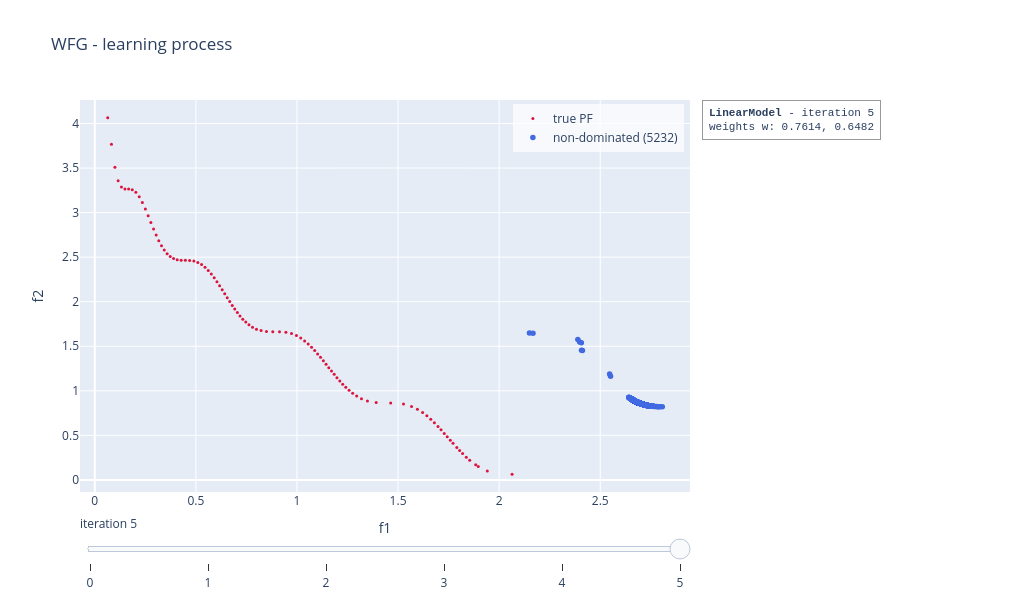

Source (notebook cell):
### Code cell
linear_model.visualise("learning", show = False)

### Figure 1 — Plotly figure (JSON) as saved in the notebook; plotly's stock layout.template omitted (floating-point values rounded to 4 significant figures; data arrays with more than 128 entries replaced by an {"elided": "..."} marker saying what was removed)
{"data": [{"marker": {"color": "crimson", "size": 3}, "mode": "markers", "name": "true PF", "type": "scatter", "x": [0.06395, 0.08254, 0.09947, 0.1155, 0.1317, 0.1491, 0.1673, 0.1854, 0.203, 0.2197, 0.2353, 0.25, 0.264, 0.2775, 0.2906, 0.3035, 0.3166, 0.3298, 0.3435, 0.3578, 0.3731, 0.3897, 0.4076, 0.4272, 0.448, 0.4692, 0.4899, 0.5096, 0.5281, 0.5452, 0.5612, 0.5763, 0.5905, 0.6042, 0.6174, 0.6301, 0.6426, 0.6551, 0.6674, 0.6797, 0.6922, 0.7051, 0.7183, 0.7321, 0.7468, 0.7626, 0.78, 0.7997, 0.8224, 0.8491, 0.8803, 0.9136, 0.9452, 0.973, 0.9974, 1.019, 1.038, 1.056, 1.072, 1.088, 1.102, 1.117, 1.13, 1.144, 1.157, 1.171, 1.184, 1.198, 1.212, 1.226, 1.241, 1.258, 1.275, 1.295, 1.319, 1.349, 1.392, 1.463, 1.527, 1.567, 1.596, 1.622, 1.642, 1.662, 1.68, 1.698, 1.713, 1.729, 1.743, 1.759, 1.772, 1.791, 1.804, 1.819, 1.838, 1.854, 1.884, 1.897, 1.942, 2.064], "y": [4.064, 3.767, 3.508, 3.359, 3.288, 3.266, 3.264, 3.256, 3.228, 3.179, 3.115, 3.042, 2.965, 2.889, 2.816, 2.748, 2.685, 2.628, 2.58, 2.539, 2.507, 2.484, 2.47, 2.465, 2.464, 2.463, 2.456, 2.441, 2.418, 2.387, 2.351, 2.312, 2.269, 2.225, 2.18, 2.135, 2.09, 2.045, 2.001, 1.959, 1.917, 1.878, 1.84, 1.804, 1.771, 1.741, 1.714, 1.692, 1.676, 1.666, 1.664, 1.663, 1.657, 1.642, 1.62, 1.592, 1.56, 1.525, 1.489, 1.452, 1.414, 1.375, 1.337, 1.298, 1.26, 1.222, 1.184, 1.147, 1.11, 1.075, 1.04, 1.006, 0.9726, 0.9411, 0.9118, 0.8861, 0.8678, 0.8638, 0.8516, 0.8247, 0.793, 0.7552, 0.7184, 0.6797, 0.6408, 0.5988, 0.562, 0.5219, 0.4845, 0.4447, 0.4102, 0.3638, 0.3298, 0.2954, 0.2551, 0.2213, 0.1694, 0.1503, 0.1001, 0.06395]}, {"marker": {"color": "royalblue", "size": 5.5}, "mode": "markers", "name": "non-dominated (5232)", "type": "scatter", "x": {"elided": "5232 float values"}, "y": {"elided": "5232 float values"}}], "layout": {"annotations": [{"align": "left", "bgcolor": "rgba(255,255,255,0.85)", "bordercolor": "#999999", "borderpad": 6, "borderwidth": 1, "font": {"family": "Courier New, monospace", "size": 11}, "showarrow": false, "text": "<b>LinearModel</b> - iteration 5<br>weights w: 0.7614, 0.6482", "x": 1.02, "xanchor": "left", "xref": "paper", "y": 1, "yanchor": "top", "yref": "paper"}], "height": 600, "legend": {"bgcolor": "rgba(255,255,255,0.7)", "x": 0.99, "xanchor": "right", "y": 0.99, "yanchor": "top"}, "margin": {"r": 330}, "showlegend": true, "sliders": [{"active": 5, "currentvalue": {"prefix": "iteration "}, "steps": [{"args": [["0"], {"frame": {"redraw": true}, "mode": "immediate"}], "label": "0", "method": "animate"}, {"args": [["1"], {"frame": {"redraw": true}, "mode": "immediate"}], "label": "1", "method": "animate"}, {"args": [["2"], {"frame": {"redraw": true}, "mode": "immediate"}], "label": "2", "method": "animate"}, {"args": [["3"], {"frame": {"redraw": true}, "mode": "immediate"}], "label": "3", "method": "animate"}, {"args": [["4"], {"frame": {"redraw": true}, "mode": "immediate"}], "label": "4", "method": "animate"}, {"args": [["5"], {"frame": {"redraw": true}, "mode": "immediate"}], "label": "5", "method": "animate"}]}], "title": {"text": "WFG - learning process"}, "width": 1020, "xaxis": {"range": [-0.0732, 2.944], "title": {"text": "f1"}}, "yaxis": {"range": [-0.136, 4.264], "title": {"text": "f2"}}}}
